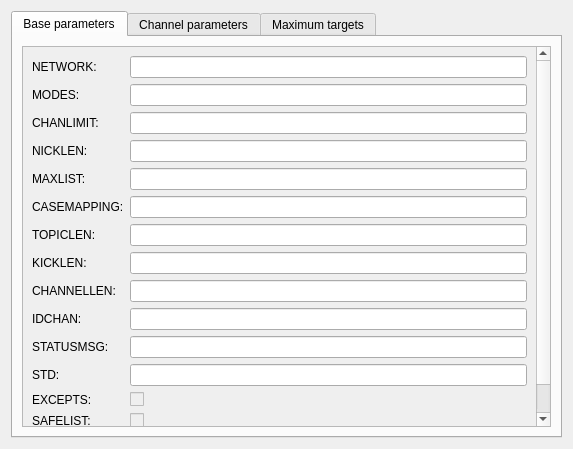
<?xml version="1.0" encoding="UTF-8"?>
<ui version="4.0">
 <class>ServerInfoWidget</class>
 <widget class="QWidget" name="ServerInfoWidget">
  <property name="geometry">
   <rect>
    <x>0</x>
    <y>0</y>
    <width>573</width>
    <height>449</height>
   </rect>
  </property>
  <property name="windowTitle">
   <string>Form</string>
  </property>
  <layout class="QGridLayout" name="gridLayout_2">
   <item row="0" column="0">
    <widget class="QTabWidget" name="tabWidget">
     <property name="currentIndex">
      <number>0</number>
     </property>
     <widget class="QWidget" name="tab">
      <attribute name="title">
       <string>Base parameters</string>
      </attribute>
      <layout class="QGridLayout" name="gridLayout">
       <item row="0" column="0">
        <widget class="QScrollArea" name="scrollArea">
         <property name="widgetResizable">
          <bool>true</bool>
         </property>
         <widget class="QWidget" name="scrollAreaWidgetContents">
          <property name="geometry">
           <rect>
            <x>0</x>
            <y>0</y>
            <width>543</width>
            <height>398</height>
           </rect>
          </property>
          <layout class="QGridLayout" name="gridLayout_4">
           <item row="0" column="0">
            <layout class="QFormLayout" name="formLayout">
             <property name="fieldGrowthPolicy">
              <enum>QFormLayout::ExpandingFieldsGrow</enum>
             </property>
             <item row="0" column="0">
              <widget class="QLabel" name="theIRCNetworkNameLabel">
               <property name="toolTip">
                <string>The IRC network name.</string>
               </property>
               <property name="text">
                <string>NETWORK:</string>
               </property>
              </widget>
             </item>
             <item row="0" column="1">
              <widget class="QLineEdit" name="NetworkName_">
               <property name="toolTip">
                <string>&lt;!DOCTYPE HTML PUBLIC &quot;-//W3C//DTD HTML 4.0//EN&quot; &quot;http://www.w3.org/TR/REC-html40/strict.dtd&quot;&gt;
&lt;html&gt;&lt;head&gt;&lt;meta name=&quot;qrichtext&quot; content=&quot;1&quot; /&gt;&lt;style type=&quot;text/css&quot;&gt;
p, li { white-space: pre-wrap; }
&lt;/style&gt;&lt;/head&gt;&lt;body style=&quot; font-family:'Sans Serif'; font-size:9pt; font-weight:400; font-style:normal;&quot;&gt;
&lt;p style=&quot; margin-top:0px; margin-bottom:0px; margin-left:0px; margin-right:0px; -qt-block-indent:0; text-indent:0px;&quot;&gt;The IRC network name.&lt;/p&gt;
&lt;p style=&quot; margin-top:0px; margin-bottom:0px; margin-left:0px; margin-right:0px; -qt-block-indent:0; text-indent:0px;&quot;&gt;&lt;span style=&quot; font-family:'Courier New,courier';&quot;&gt;[Example: NETWORK=EFnet indicates that the client is connected  to the EFnet IRC network.]&lt;/span&gt;&lt;/p&gt;&lt;/body&gt;&lt;/html&gt;</string>
               </property>
               <property name="readOnly">
                <bool>true</bool>
               </property>
              </widget>
             </item>
             <item row="1" column="0">
              <widget class="QLabel" name="maximumNumberOfChannelModesWithParameterAllowedPerMODECommandLabel">
               <property name="toolTip">
                <string>Maximum number of channel modes with parameter allowed per MODE command.</string>
               </property>
               <property name="text">
                <string>MODES:</string>
               </property>
               <property name="wordWrap">
                <bool>false</bool>
               </property>
              </widget>
             </item>
             <item row="1" column="1">
              <widget class="QLineEdit" name="Modes_">
               <property name="toolTip">
                <string>&lt;!DOCTYPE HTML PUBLIC &quot;-//W3C//DTD HTML 4.0//EN&quot; &quot;http://www.w3.org/TR/REC-html40/strict.dtd&quot;&gt;
&lt;html&gt;&lt;head&gt;&lt;meta name=&quot;qrichtext&quot; content=&quot;1&quot; /&gt;&lt;style type=&quot;text/css&quot;&gt;
p, li { white-space: pre-wrap; }
&lt;/style&gt;&lt;/head&gt;&lt;body style=&quot; font-family:'Sans Serif'; font-size:9pt; font-weight:400; font-style:normal;&quot;&gt;
&lt;p style=&quot; margin-top:0px; margin-bottom:0px; margin-left:0px; margin-right:0px; -qt-block-indent:0; text-indent:0px;&quot;&gt;Maximum number of channel modes with parameter allowed per MODE command.&lt;/p&gt;
&lt;p style=&quot; margin-top:0px; margin-bottom:0px; margin-left:0px; margin-right:0px; -qt-block-indent:0; text-indent:0px;&quot;&gt;&lt;span style=&quot; font-family:'Courier New,courier';&quot;&gt;[Example: MODES=3 indicates that 3 modes may be set with a MODE command.]&lt;/span&gt;&lt;/p&gt;&lt;/body&gt;&lt;/html&gt;</string>
               </property>
               <property name="readOnly">
                <bool>true</bool>
               </property>
              </widget>
             </item>
             <item row="2" column="0">
              <widget class="QLabel" name="maximumNumberOfChannelsAllowedToJoinByChannelPrefixLabel">
               <property name="toolTip">
                <string>Maximum number of channels allowed to join by channel prefix. </string>
               </property>
               <property name="text">
                <string>CHANLIMIT:</string>
               </property>
               <property name="wordWrap">
                <bool>false</bool>
               </property>
              </widget>
             </item>
             <item row="2" column="1">
              <widget class="QLineEdit" name="ChanLimit_">
               <property name="toolTip">
                <string>Maximum number of channels allowed to join by channel prefix. </string>
               </property>
               <property name="readOnly">
                <bool>true</bool>
               </property>
              </widget>
             </item>
             <item row="3" column="0">
              <widget class="QLabel" name="maximumNicknameLengthLabel">
               <property name="toolTip">
                <string>Maximum nickname length.</string>
               </property>
               <property name="text">
                <string>NICKLEN:</string>
               </property>
              </widget>
             </item>
             <item row="3" column="1">
              <widget class="QLineEdit" name="NickLength_">
               <property name="toolTip">
                <string>&lt;!DOCTYPE HTML PUBLIC &quot;-//W3C//DTD HTML 4.0//EN&quot; &quot;http://www.w3.org/TR/REC-html40/strict.dtd&quot;&gt;
&lt;html&gt;&lt;head&gt;&lt;meta name=&quot;qrichtext&quot; content=&quot;1&quot; /&gt;&lt;style type=&quot;text/css&quot;&gt;
p, li { white-space: pre-wrap; }
&lt;/style&gt;&lt;/head&gt;&lt;body style=&quot; font-family:'Sans Serif'; font-size:9pt; font-weight:400; font-style:normal;&quot;&gt;
&lt;p style=&quot; margin-top:0px; margin-bottom:0px; margin-left:0px; margin-right:0px; -qt-block-indent:0; text-indent:0px;&quot;&gt;Maximum nickname length.&lt;br /&gt;&lt;span style=&quot; font-family:'Courier New,courier';&quot;&gt;[Example: NICKLEN=9 indicates that clients may have nicknames up to 9 characters in length.]&lt;/span&gt;&lt;/p&gt;&lt;/body&gt;&lt;/html&gt;</string>
               </property>
               <property name="readOnly">
                <bool>true</bool>
               </property>
              </widget>
             </item>
             <item row="4" column="0">
              <widget class="QLabel" name="maximumNumberEntriesInTheListPerModeLabel">
               <property name="toolTip">
                <string>Maximum number entries in the list per mode. </string>
               </property>
               <property name="text">
                <string>MAXLIST:</string>
               </property>
              </widget>
             </item>
             <item row="4" column="1">
              <widget class="QLineEdit" name="MaxList_">
               <property name="toolTip">
                <string>&lt;!DOCTYPE HTML PUBLIC &quot;-//W3C//DTD HTML 4.0//EN&quot; &quot;http://www.w3.org/TR/REC-html40/strict.dtd&quot;&gt;
&lt;html&gt;&lt;head&gt;&lt;meta name=&quot;qrichtext&quot; content=&quot;1&quot; /&gt;&lt;style type=&quot;text/css&quot;&gt;
p, li { white-space: pre-wrap; }
&lt;/style&gt;&lt;/head&gt;&lt;body style=&quot; font-family:'Sans Serif'; font-size:9pt; font-weight:400; font-style:normal;&quot;&gt;
&lt;p style=&quot; margin-top:0px; margin-bottom:0px; margin-left:0px; margin-right:0px; -qt-block-indent:0; text-indent:0px;&quot;&gt;Maximum number entries in the list per mode. &lt;/p&gt;
&lt;p style=&quot; margin-top:0px; margin-bottom:0px; margin-left:0px; margin-right:0px; -qt-block-indent:0; text-indent:0px;&quot;&gt;&lt;span style=&quot; font-family:'Courier New,courier';&quot;&gt;[Example: Given &amp;quot;b:25,eI:50&amp;quot;, it would be possible to set up to 25 &amp;quot;+b&amp;quot; modes, and up to 50 of a combination of &amp;quot;+e&amp;quot; and &amp;quot;+I&amp;quot;  modes, e.g. 30 &amp;quot;+e&amp;quot; and 20 &amp;quot;+I&amp;quot; modes, making up a total of 50.] &lt;/span&gt;&lt;/p&gt;
&lt;p style=&quot; margin-top:0px; margin-bottom:0px; margin-left:0px; margin-right:0px; -qt-block-indent:0; text-indent:0px;&quot;&gt;&lt;span style=&quot; font-family:'Courier New,courier';&quot;&gt;[Example: MAXLIST=b:25 indicates that 25 bans may be set on a      channel at one time.]&lt;/span&gt;&lt;/p&gt;&lt;/body&gt;&lt;/html&gt;</string>
               </property>
               <property name="readOnly">
                <bool>true</bool>
               </property>
              </widget>
             </item>
             <item row="5" column="0">
              <widget class="QLabel" name="caseMappingLabel">
               <property name="toolTip">
                <string>&lt;!DOCTYPE HTML PUBLIC &quot;-//W3C//DTD HTML 4.0//EN&quot; &quot;http://www.w3.org/TR/REC-html40/strict.dtd&quot;&gt;
&lt;html&gt;&lt;head&gt;&lt;meta name=&quot;qrichtext&quot; content=&quot;1&quot; /&gt;&lt;style type=&quot;text/css&quot;&gt;
p, li { white-space: pre-wrap; }
&lt;/style&gt;&lt;/head&gt;&lt;body style=&quot; font-family:'DejaVu Sans'; font-size:9pt; font-weight:400; font-style:normal;&quot;&gt;
&lt;p style=&quot; margin-top:0px; margin-bottom:0px; margin-left:0px; margin-right:0px; -qt-block-indent:0; text-indent:0px;&quot;&gt;Case mapping used for nick- and channel name comparing. Current possible values: &lt;/p&gt;
&lt;p style=&quot; margin-top:12px; margin-bottom:12px; margin-left:0px; margin-right:0px; -qt-block-indent:0; text-indent:0px;&quot;&gt;ascii: The chars [a-z] are lowercase of [A-Z]. &lt;/p&gt;
&lt;p style=&quot; margin-top:12px; margin-bottom:12px; margin-left:0px; margin-right:0px; -qt-block-indent:0; text-indent:0px;&quot;&gt;rfc1459: ascii with additional {}|~ the lowercase of []\^. &lt;/p&gt;
&lt;p style=&quot; margin-top:12px; margin-bottom:12px; margin-left:0px; margin-right:0px; -qt-block-indent:0; text-indent:0px;&quot;&gt;strict-rfc1459: ascii with additional {}| the lowercase of []\. &lt;/p&gt;
&lt;p style=&quot; margin-top:12px; margin-bottom:12px; margin-left:0px; margin-right:0px; -qt-block-indent:0; text-indent:0px;&quot;&gt;Note: RFC1459 forgot to mention the ~ and ^ although in all known implementations those are considered equivalent too. &lt;/p&gt;&lt;/body&gt;&lt;/html&gt;</string>
               </property>
               <property name="text">
                <string>CASEMAPPING:</string>
               </property>
              </widget>
             </item>
             <item row="5" column="1">
              <widget class="QLineEdit" name="CaseMapping_">
               <property name="toolTip">
                <string>&lt;!DOCTYPE HTML PUBLIC &quot;-//W3C//DTD HTML 4.0//EN&quot; &quot;http://www.w3.org/TR/REC-html40/strict.dtd&quot;&gt;
&lt;html&gt;&lt;head&gt;&lt;meta name=&quot;qrichtext&quot; content=&quot;1&quot; /&gt;&lt;style type=&quot;text/css&quot;&gt;
p, li { white-space: pre-wrap; }
&lt;/style&gt;&lt;/head&gt;&lt;body style=&quot; font-family:'DejaVu Sans'; font-size:9pt; font-weight:400; font-style:normal;&quot;&gt;
&lt;p style=&quot; margin-top:0px; margin-bottom:0px; margin-left:0px; margin-right:0px; -qt-block-indent:0; text-indent:0px;&quot;&gt;Case mapping used for nick- and channel name comparing. Current possible values: &lt;/p&gt;
&lt;p style=&quot; margin-top:12px; margin-bottom:12px; margin-left:0px; margin-right:0px; -qt-block-indent:0; text-indent:0px;&quot;&gt;ascii: The chars [a-z] are lowercase of [A-Z]. &lt;/p&gt;
&lt;p style=&quot; margin-top:12px; margin-bottom:12px; margin-left:0px; margin-right:0px; -qt-block-indent:0; text-indent:0px;&quot;&gt;rfc1459: ascii with additional {}|~ the lowercase of []\^. &lt;/p&gt;
&lt;p style=&quot; margin-top:12px; margin-bottom:12px; margin-left:0px; margin-right:0px; -qt-block-indent:0; text-indent:0px;&quot;&gt;strict-rfc1459: ascii with additional {}| the lowercase of []\. &lt;/p&gt;
&lt;p style=&quot; margin-top:12px; margin-bottom:12px; margin-left:0px; margin-right:0px; -qt-block-indent:0; text-indent:0px;&quot;&gt;Note: RFC1459 forgot to mention the ~ and ^ although in all known implementations those are considered equivalent too. &lt;/p&gt;&lt;/body&gt;&lt;/html&gt;</string>
               </property>
               <property name="readOnly">
                <bool>true</bool>
               </property>
              </widget>
             </item>
             <item row="6" column="0">
              <widget class="QLabel" name="tOPICLENLabel">
               <property name="toolTip">
                <string>Maximum topic length. </string>
               </property>
               <property name="text">
                <string>TOPICLEN:</string>
               </property>
              </widget>
             </item>
             <item row="6" column="1">
              <widget class="QLineEdit" name="TopicLen_">
               <property name="toolTip">
                <string>Maximum topic length. </string>
               </property>
               <property name="readOnly">
                <bool>true</bool>
               </property>
              </widget>
             </item>
             <item row="7" column="0">
              <widget class="QLabel" name="kICKLENLabel">
               <property name="toolTip">
                <string>Maximum kick comment length. </string>
               </property>
               <property name="text">
                <string>KICKLEN:</string>
               </property>
              </widget>
             </item>
             <item row="7" column="1">
              <widget class="QLineEdit" name="KickLen_">
               <property name="toolTip">
                <string>Maximum kick comment length. </string>
               </property>
               <property name="readOnly">
                <bool>true</bool>
               </property>
              </widget>
             </item>
             <item row="8" column="0">
              <widget class="QLabel" name="cHANNELLENLabel">
               <property name="toolTip">
                <string>Maximum channel name length.</string>
               </property>
               <property name="text">
                <string>CHANNELLEN:</string>
               </property>
              </widget>
             </item>
             <item row="8" column="1">
              <widget class="QLineEdit" name="ChannelLen_">
               <property name="toolTip">
                <string>Maximum channel name length.</string>
               </property>
               <property name="readOnly">
                <bool>true</bool>
               </property>
              </widget>
             </item>
             <item row="9" column="0">
              <widget class="QLabel" name="iDCHANLabel">
               <property name="toolTip">
                <string>The IDCHAN parameter indicates the existence of &quot;safe&quot; channels as described in RFC 2811, and the length of the &quot;id&quot; portion of those channel names.</string>
               </property>
               <property name="text">
                <string>IDCHAN:</string>
               </property>
              </widget>
             </item>
             <item row="9" column="1">
              <widget class="QLineEdit" name="IdChan_">
               <property name="toolTip">
                <string>&lt;!DOCTYPE HTML PUBLIC &quot;-//W3C//DTD HTML 4.0//EN&quot; &quot;http://www.w3.org/TR/REC-html40/strict.dtd&quot;&gt;
&lt;html&gt;&lt;head&gt;&lt;meta name=&quot;qrichtext&quot; content=&quot;1&quot; /&gt;&lt;style type=&quot;text/css&quot;&gt;
p, li { white-space: pre-wrap; }
&lt;/style&gt;&lt;/head&gt;&lt;body style=&quot; font-family:'Sans Serif'; font-size:9pt; font-weight:400; font-style:normal;&quot;&gt;
&lt;p style=&quot; margin-top:0px; margin-bottom:0px; margin-left:0px; margin-right:0px; -qt-block-indent:0; text-indent:0px;&quot;&gt;The IDCHAN parameter indicates the existence of &amp;quot;safe&amp;quot; channels as described in RFC 2811, and the length of the &amp;quot;id&amp;quot; portion of those channel names.&lt;/p&gt;
&lt;p style=&quot; margin-top:0px; margin-bottom:0px; margin-left:0px; margin-right:0px; -qt-block-indent:0; text-indent:0px;&quot;&gt;&lt;span style=&quot; font-family:'Courier New,courier';&quot;&gt;[Example: IDCHAN=!:5 means the client should expect IDs which are 5 characters in length on &amp;quot;!&amp;quot; channels; for example  &amp;quot;!JNB4Sircd&amp;quot;, where &amp;quot;JNB4S&amp;quot; is the ID and &amp;quot;ircd&amp;quot; is the channel's short name.]&lt;/span&gt;&lt;/p&gt;&lt;/body&gt;&lt;/html&gt;</string>
               </property>
               <property name="readOnly">
                <bool>true</bool>
               </property>
              </widget>
             </item>
             <item row="10" column="0">
              <widget class="QLabel" name="sTATUSMSGLabel">
               <property name="toolTip">
                <string>The server supports a method of sending a NOTICE message to only those people on a channel with the specified status.  This is done via a NOTICE command, with the channel prefixed by the desired status flag as the target.</string>
               </property>
               <property name="text">
                <string>STATUSMSG:</string>
               </property>
              </widget>
             </item>
             <item row="10" column="1">
              <widget class="QLineEdit" name="StatusMsg_">
               <property name="toolTip">
                <string>&lt;!DOCTYPE HTML PUBLIC &quot;-//W3C//DTD HTML 4.0//EN&quot; &quot;http://www.w3.org/TR/REC-html40/strict.dtd&quot;&gt;
&lt;html&gt;&lt;head&gt;&lt;meta name=&quot;qrichtext&quot; content=&quot;1&quot; /&gt;&lt;style type=&quot;text/css&quot;&gt;
p, li { white-space: pre-wrap; }
&lt;/style&gt;&lt;/head&gt;&lt;body style=&quot; font-family:'Sans Serif'; font-size:9pt; font-weight:400; font-style:normal;&quot;&gt;
&lt;pre style=&quot; margin-top:12px; margin-bottom:0px; margin-left:0px; margin-right:0px; -qt-block-indent:0; text-indent:0px;&quot;&gt;&lt;span style=&quot; font-family:'Courier New,courier';&quot;&gt;The server supports a method of sending a NOTICE message to only those people on a channel with the specified status.  This is done via a NOTICE command, with the channel prefixed by the desired status flag as the target.&lt;/span&gt;&lt;/pre&gt;
&lt;pre style=&quot; margin-top:0px; margin-bottom:12px; margin-left:0px; margin-right:0px; -qt-block-indent:0; text-indent:0px;&quot;&gt;&lt;span style=&quot; font-family:'Courier New,courier';&quot;&gt;[Example: NOTICE @#channel :Hi there]&lt;/span&gt;&lt;/pre&gt;&lt;/body&gt;&lt;/html&gt;</string>
               </property>
               <property name="readOnly">
                <bool>true</bool>
               </property>
              </widget>
             </item>
             <item row="11" column="0">
              <widget class="QLabel" name="sTDLabel">
               <property name="toolTip">
                <string>The STD parameter indicates which form(s) of the ISUPPORT numeric are used by the server.  Currently, one only possible value is defined; that is &quot;rfcnnnn&quot;, which refers to this document.</string>
               </property>
               <property name="text">
                <string>STD:</string>
               </property>
              </widget>
             </item>
             <item row="11" column="1">
              <widget class="QLineEdit" name="Std_">
               <property name="toolTip">
                <string>&lt;!DOCTYPE HTML PUBLIC &quot;-//W3C//DTD HTML 4.0//EN&quot; &quot;http://www.w3.org/TR/REC-html40/strict.dtd&quot;&gt;
&lt;html&gt;&lt;head&gt;&lt;meta name=&quot;qrichtext&quot; content=&quot;1&quot; /&gt;&lt;style type=&quot;text/css&quot;&gt;
p, li { white-space: pre-wrap; }
&lt;/style&gt;&lt;/head&gt;&lt;body style=&quot; font-family:'Sans Serif'; font-size:9pt; font-weight:400; font-style:normal;&quot;&gt;
&lt;pre style=&quot; margin-top:12px; margin-bottom:0px; margin-left:0px; margin-right:0px; -qt-block-indent:0; text-indent:0px;&quot;&gt;&lt;span style=&quot; font-family:'Courier New,courier';&quot;&gt;The STD parameter indicates which form(s) of the ISUPPORT numeric are used by the server.  Currently, one only possible value is defined; that is &amp;quot;rfcnnnn&amp;quot;, which refers to this document.&lt;/span&gt;&lt;/pre&gt;&lt;/body&gt;&lt;/html&gt;</string>
               </property>
               <property name="readOnly">
                <bool>true</bool>
               </property>
              </widget>
             </item>
             <item row="12" column="0">
              <widget class="QLabel" name="eXCEPTSLabel">
               <property name="toolTip">
                <string>The EXCEPTS parameter indicates that the server supports &quot;ban exceptions&quot; (channel mode +e), as defined in RFC 2811, section 4.3.1</string>
               </property>
               <property name="text">
                <string>EXCEPTS:</string>
               </property>
              </widget>
             </item>
             <item row="12" column="1">
              <widget class="QCheckBox" name="Excepts_">
               <property name="enabled">
                <bool>false</bool>
               </property>
               <property name="toolTip">
                <string>The EXCEPTS parameter indicates that the server supports &quot;ban exceptions&quot; (channel mode +e), as defined in RFC 2811, section 4.3.1</string>
               </property>
              </widget>
             </item>
             <item row="13" column="0">
              <widget class="QLabel" name="sAFELISTLabel">
               <property name="toolTip">
                <string>The SAFELIST parameter indicates that the client may request a &quot;LIST&quot; command from the server, without being disconnected due to the large amount of data generated by the command.</string>
               </property>
               <property name="text">
                <string>SAFELIST:</string>
               </property>
              </widget>
             </item>
             <item row="13" column="1">
              <widget class="QCheckBox" name="SafeList_">
               <property name="enabled">
                <bool>false</bool>
               </property>
               <property name="toolTip">
                <string>The SAFELIST parameter indicates that the client may request a &quot;LIST&quot; command from the server, without being disconnected due to the large amount of data generated by the command.</string>
               </property>
              </widget>
             </item>
             <item row="14" column="0">
              <widget class="QLabel" name="iNVEXLabel_2">
               <property name="text">
                <string>INVEX:</string>
               </property>
              </widget>
             </item>
             <item row="14" column="1">
              <widget class="QCheckBox" name="InvEx_">
               <property name="enabled">
                <bool>false</bool>
               </property>
              </widget>
             </item>
            </layout>
           </item>
          </layout>
         </widget>
        </widget>
       </item>
      </layout>
     </widget>
     <widget class="QWidget" name="tab_2">
      <attribute name="title">
       <string>Channel parameters</string>
      </attribute>
      <layout class="QGridLayout" name="gridLayout_3">
       <item row="0" column="0">
        <layout class="QFormLayout" name="formLayout_2">
         <property name="fieldGrowthPolicy">
          <enum>QFormLayout::ExpandingFieldsGrow</enum>
         </property>
         <item row="0" column="0">
          <widget class="QLabel" name="cHANMODESTypeALabel">
           <property name="toolTip">
            <string>Mode that adds or removes a nick or address to a list. Always has a parameter. </string>
           </property>
           <property name="text">
            <string>CHANMODES type A:</string>
           </property>
          </widget>
         </item>
         <item row="0" column="1">
          <widget class="QLineEdit" name="ChanModesA_">
           <property name="readOnly">
            <bool>true</bool>
           </property>
          </widget>
         </item>
         <item row="1" column="0">
          <widget class="QLabel" name="cHANMODESTypeBLabel">
           <property name="toolTip">
            <string>Mode that changes a setting and always has a parameter. </string>
           </property>
           <property name="text">
            <string>CHANMODES type B:</string>
           </property>
          </widget>
         </item>
         <item row="1" column="1">
          <widget class="QLineEdit" name="ChanModesB_">
           <property name="readOnly">
            <bool>true</bool>
           </property>
          </widget>
         </item>
         <item row="2" column="0">
          <widget class="QLabel" name="cHANMODESTypeCLabel">
           <property name="toolTip">
            <string>Mode that changes a setting and only has a parameter when set. </string>
           </property>
           <property name="text">
            <string>CHANMODES type C:</string>
           </property>
          </widget>
         </item>
         <item row="2" column="1">
          <widget class="QLineEdit" name="ChanModesC_">
           <property name="readOnly">
            <bool>true</bool>
           </property>
          </widget>
         </item>
         <item row="3" column="0">
          <widget class="QLabel" name="cHANMODESTypeDLabel">
           <property name="toolTip">
            <string>Mode that changes a setting and never has a parameter. </string>
           </property>
           <property name="text">
            <string>CHANMODES type D:</string>
           </property>
          </widget>
         </item>
         <item row="3" column="1">
          <widget class="QLineEdit" name="ChanModesD_">
           <property name="readOnly">
            <bool>true</bool>
           </property>
          </widget>
         </item>
        </layout>
       </item>
       <item row="1" column="0">
        <widget class="Line" name="line">
         <property name="orientation">
          <enum>Qt::Horizontal</enum>
         </property>
        </widget>
       </item>
       <item row="2" column="0">
        <layout class="QFormLayout" name="formLayout_3">
         <item row="0" column="0">
          <widget class="QLabel" name="cHANTYPESLabel">
           <property name="toolTip">
            <string>The supported channel prefixes. </string>
           </property>
           <property name="text">
            <string>CHANTYPES:</string>
           </property>
          </widget>
         </item>
         <item row="0" column="1">
          <widget class="QLineEdit" name="ChanTypes_"/>
         </item>
        </layout>
       </item>
       <item row="3" column="0">
        <widget class="Line" name="line_2">
         <property name="orientation">
          <enum>Qt::Horizontal</enum>
         </property>
        </widget>
       </item>
       <item row="4" column="0">
        <layout class="QHBoxLayout" name="horizontalLayout">
         <item>
          <widget class="QLabel" name="label">
           <property name="toolTip">
            <string>A list of channel modes a person can get and the respective prefix a channel or nickname will get in case the person has it. The order of the modes goes from most powerful to least powerful. Those prefixes are shown in the output of the WHOIS, WHO and NAMES command. </string>
           </property>
           <property name="text">
            <string>PREFIX:</string>
           </property>
           <property name="alignment">
            <set>Qt::AlignLeading|Qt::AlignLeft|Qt::AlignTop</set>
           </property>
          </widget>
         </item>
         <item>
          <widget class="QTableWidget" name="tableWidget">
           <property name="toolTip">
            <string>&lt;!DOCTYPE HTML PUBLIC &quot;-//W3C//DTD HTML 4.0//EN&quot; &quot;http://www.w3.org/TR/REC-html40/strict.dtd&quot;&gt;
&lt;html&gt;&lt;head&gt;&lt;meta name=&quot;qrichtext&quot; content=&quot;1&quot; /&gt;&lt;style type=&quot;text/css&quot;&gt;
p, li { white-space: pre-wrap; }
&lt;/style&gt;&lt;/head&gt;&lt;body style=&quot; font-family:'Sans Serif'; font-size:9pt; font-weight:400; font-style:normal;&quot;&gt;
&lt;p style=&quot; margin-top:12px; margin-bottom:0px; margin-left:0px; margin-right:0px; -qt-block-indent:0; text-indent:0px;&quot;&gt;&lt;span style=&quot; font-family:'Courier New,courier';&quot;&gt;[Example: (ab)&amp;amp;* maps the channel mode 'a' to the channel status flag '&amp;amp;', and channel mode 'b' to the channel status flag '*'.]&lt;/span&gt;&lt;/p&gt;
&lt;p style=&quot; margin-top:0px; margin-bottom:0px; margin-left:0px; margin-right:0px; -qt-block-indent:0; text-indent:0px;&quot;&gt;&lt;span style=&quot; font-family:'Courier New,courier';&quot;&gt;[Example: PREFIX=(ohv)@%+ maps channel mode 'o' to status '@', 'h' to status '%', and 'v' to status +.]&lt;/span&gt;&lt;/p&gt;&lt;/body&gt;&lt;/html&gt;</string>
           </property>
           <property name="columnCount">
            <number>2</number>
           </property>
           <column>
            <property name="text">
             <string>Mode</string>
            </property>
           </column>
           <column>
            <property name="text">
             <string>Prefix</string>
            </property>
           </column>
          </widget>
         </item>
        </layout>
       </item>
      </layout>
     </widget>
     <widget class="QWidget" name="tab_3">
      <attribute name="title">
       <string>Maximum targets</string>
      </attribute>
      <layout class="QGridLayout" name="gridLayout_5">
       <item row="0" column="0">
        <widget class="QTableWidget" name="TargetMax_">
         <column>
          <property name="text">
           <string>Target</string>
          </property>
         </column>
         <column>
          <property name="text">
           <string>Maximum count</string>
          </property>
         </column>
        </widget>
       </item>
      </layout>
     </widget>
    </widget>
   </item>
  </layout>
 </widget>
 <resources/>
 <connections/>
</ui>
